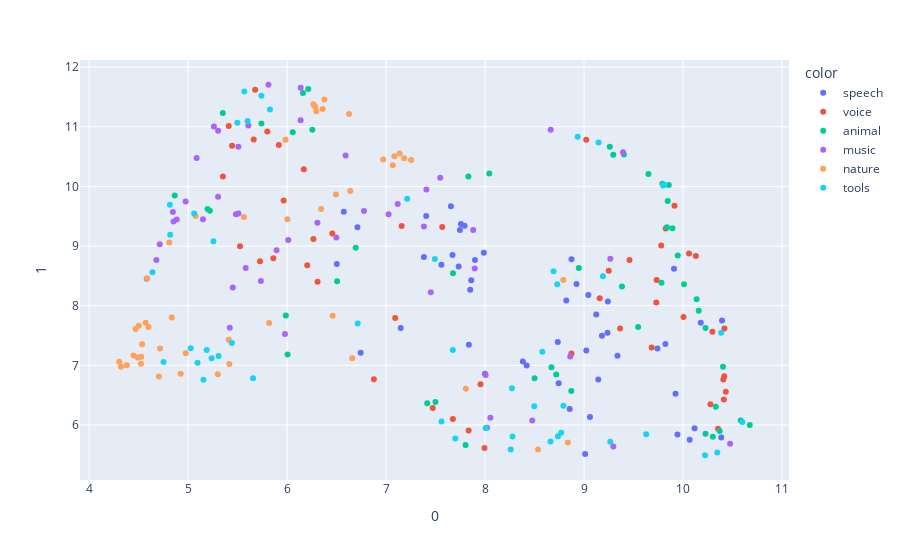
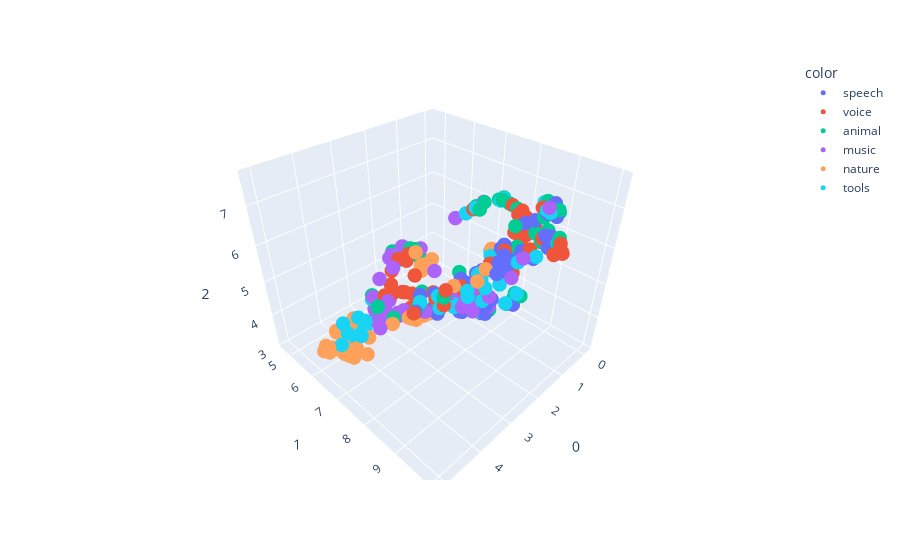

The cell these charts' notebook holds for them, in order:
### Markdown cell above
### Full dataset

### Code cell
umap_2d = UMAP(n_components=2, init='random', random_state=0)
umap_3d = UMAP(n_components=3, init='random', random_state=0)

proj_2d = umap_2d.fit_transform(data_norm)
proj_3d = umap_3d.fit_transform(data_norm)

fig_2d = px.scatter(
    proj_2d, x=0, y=1,
    color=data_labels
)
fig_3d = px.scatter_3d(
    proj_3d, x=0, y=1, z=2,
    color=data_labels
)
fig_3d.update_traces(marker_size=5)

fig_2d.show()
fig_3d.show()
